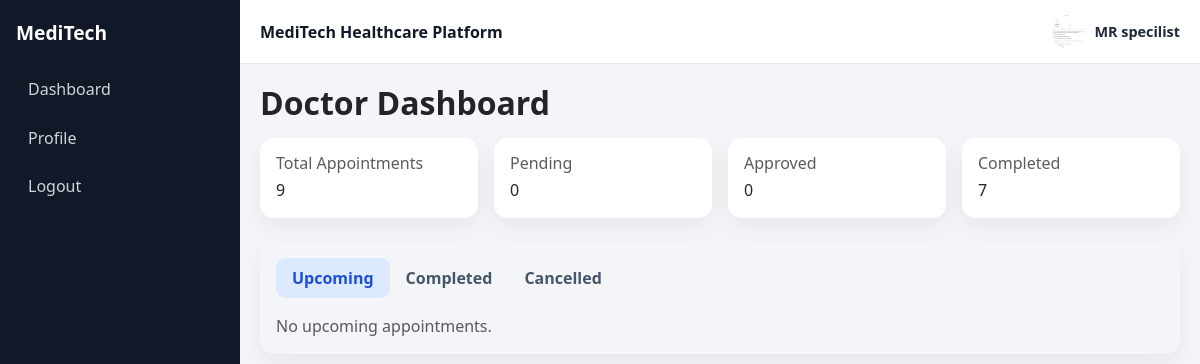
Page /doctor/dashboard (signed in) on the committed database.
### models.py (models this page shows)
class User(UserMixin, db.Model):
    __tablename__ = "users"
    id = db.Column(db.Integer, primary_key=True)
    full_name = db.Column(db.String(120), nullable=False)
    email = db.Column(db.String(120), unique=True, nullable=False)
    password_hash = db.Column(db.String(255), nullable=False)
    profile_image = db.Column(db.String(255), nullable=True)
    role = db.Column(db.String(20), nullable=False)  # patient | doctor | admin
    doctor_status = db.Column(
        db.String(20),
        nullable=False,
        default="approved",
    )  # approved | pending | rejected
    created_at = db.Column(db.DateTime, nullable=False, default=datetime.utcnow)
    patient_appointments = db.relationship(
        "Appointment",
        foreign_keys="Appointment.patient_id",
        backref="patient",
        lazy=True,
    )
    doctor_appointments = db.relationship(
        "Appointment",
        foreign_keys="Appointment.doctor_id",
        backref="doctor",
        lazy=True,
    )

### routes/doctor.py (the view)
@doctor_bp.route("/dashboard")
@login_required
def dashboard():
    if current_user.role != "doctor":
        flash("Access denied: Doctor account required.", "danger")
        return redirect(url_for("home"))
    appointments = (
        Appointment.query.filter_by(doctor_id=current_user.id)
        .order_by(Appointment.appointment_date.desc(), Appointment.appointment_time.desc())
        .all()
    )
    now = datetime.now()
    for appointment in appointments:
        appointment.scheduled_at = datetime.combine(appointment.appointment_date, appointment.appointment_time)
        appointment.call_available = (
            appointment.status == "approved"
            and bool(appointment.room_id)
            and now >= appointment.scheduled_at
        )
        appointment.remaining_to_call = ""
        if appointment.status == "approved" and appointment.scheduled_at > now:
            seconds_left = int((appointment.scheduled_at - now).total_seconds())
            appointment.remaining_to_call = _format_remaining_seconds(seconds_left)
    total_appointments = len(appointments)
    pending_count = sum(1 for appointment in appointments if appointment.status == "pending")
    approved_count = sum(1 for appointment in appointments if appointment.status == "approved")
    completed_count = sum(1 for appointment in appointments if appointment.status == "completed")
    return render_template(
        "doctor/dashboard.html",
        appointments=appointments,
        total_appointments=total_appointments,
        pending_count=pending_count,
        approved_count=approved_count,
        completed_count=completed_count,
    )

### templates/doctor/dashboard.html (shortened to what this page needs)
{% extends "base.html" %}
{% block content %}
<div class="d-flex justify-content-between align-items-center mb-3">
	<h2 class="page-title mb-0">Doctor Dashboard</h2>
</div>
<div class="row g-3 mb-4">
	<div class="col-md-6 col-xl-3">
		<div class="metric-card h-100 p-3">
			<h6 class="text-muted mb-1">Total Appointments</h6>
			<div class="metric-value">{{ total_appointments }}</div>
		</div>
	</div>
	<div class="col-md-6 col-xl-3">
		<div class="metric-card h-100 p-3">
			<h6 class="text-muted mb-1">Pending</h6>
			<div class="metric-value">{{ pending_count }}</div>
		</div>
	</div>
	<div class="col-md-6 col-xl-3">
		<div class="metric-card h-100 p-3">
			<h6 class="text-muted mb-1">Approved</h6>
			<div class="metric-value">{{ approved_count }}</div>
		</div>
	</div>
	<div class="col-md-6 col-xl-3">
		<div class="metric-card h-100 p-3">
			<h6 class="text-muted mb-1">Completed</h6>
			<div class="metric-value">{{ completed_count }}</div>
		</div>
	</div>
</div>
<div id="appointments" class="saas-card p-3">
	<ul class="nav dashboard-tabs mb-3" id="doctorTabs" role="tablist">
		<li class="nav-item" role="presentation">
			<button class="nav-link active" id="upcoming-tab" data-bs-toggle="tab" data-bs-target="#upcoming-pane" type="button" role="tab">Upcoming</button>
		</li>
		<li class="nav-item" role="presentation">
			<button class="nav-link" id="completed-tab" data-bs-toggle="tab" data-bs-target="#completed-pane" type="button" role="tab">Completed</button>
		</li>
		<li class="nav-item" role="presentation">
			<button class="nav-link" id="cancelled-tab" data-bs-toggle="tab" data-bs-target="#cancelled-pane" type="button" role="tab">Cancelled</button>
		</li>
	</ul>
	<div class="tab-content">
		<div class="tab-pane fade show active" id="upcoming-pane" role="tabpanel">
			{% set state = namespace(has_upcoming=false) %}
			{% if not state.has_upcoming %}
				<div class="text-muted">No upcoming appointments.</div>
			{% endif %}
		</div>
			{% set state = namespace(has_completed=false) %}
			{% set state = namespace(has_cancelled=false) %}
	</div>
</div>
{% endblock %}

### templates/base.html (shortened to what this page needs)
<!doctype html>
<html lang="en">
<head>
    <link href="https://cdn.jsdelivr.net/npm/bootstrap@5.3.3/dist/css/bootstrap.min.css" rel="stylesheet">
    <link rel="stylesheet" href="{{ url_for('static', filename='css/style.css') }}">
</head>
<body>
{% if current_user.is_authenticated %}
    {% if current_user.role == 'doctor' %}
        {% set dashboard_url = url_for('doctor.dashboard') %}
    {% elif current_user.role == 'patient' %}
        {% set dashboard_url = url_for('patient.dashboard') %}
    {% elif current_user.role == 'admin' %}
        {% set dashboard_url = url_for('admin.dashboard') %}
    {% else %}
        {% set dashboard_url = url_for('dashboard') %}
    {% endif %}
    <div class="app-shell">
        <aside id="appSidebar" class="app-sidebar">
            <div class="sidebar-brand">MediTech</div>
            <nav class="sidebar-nav">
                <a class="sidebar-link" href="{{ dashboard_url }}">Dashboard</a>
                <a class="sidebar-link" href="{{ url_for('profile.profile') }}">Profile</a>
                <a class="sidebar-link" href="{{ url_for('auth.logout') }}">Logout</a>
            </nav>
        </aside>
        <div class="app-content-wrap">
            <header class="app-topbar">
                <div class="d-flex align-items-center gap-2">
                    <div class="app-name">MediTech Healthcare Platform</div>
                </div>
                <a class="profile-chip" href="{{ url_for('profile.profile') }}">
                    {% if current_user.profile_image %}
                        <img src="{{ url_for('static', filename=current_user.profile_image) }}" alt="Profile" class="profile-chip-image">
                    {% else %}
                        <span class="profile-chip-fallback">{{ current_user.full_name[:1]|upper }}</span>
                    {% endif %}
                    <span class="profile-chip-name">{{ current_user.full_name }}</span>
                </a>
            </header>
            <main class="app-main">
{% endif %}
    {% block content %}{% endblock %}
</main>
{% if current_user.is_authenticated %}
        </div>
    </div>
{% endif %}
</body>
</html>

### static/css/style.css (style rules this page uses)
body { background-color: #f8f9fa; }
.app-shell { display: flex; min-height: 100vh; background: #f3f5f9; }
.app-sidebar { width: 240px; background: #111827; color: #fff; padding: 1.2rem 1rem; position: sticky; top: 0; height: 100vh; }
.sidebar-brand { font-weight: 700; font-size: 1.2rem; margin-bottom: 1.25rem; }
.sidebar-nav { display: flex; flex-direction: column; gap: 0.45rem; }
.sidebar-link { text-decoration: none; color: #d1d5db; border-radius: 0.6rem; padding: 0.55rem 0.75rem; transition: background-color 0.2s ease; }
.app-content-wrap { flex: 1; display: flex; flex-direction: column; min-width: 0; }
.app-topbar { height: 64px; background: #fff; border-bottom: 1px solid #e5e7eb; display: flex; align-items: center; justify-content: space-between; padding: 0 1.25rem; }
.app-name { font-weight: 700; color: #111827; }
.app-main { flex: 1; padding: 1.25rem; }
.profile-chip { display: inline-flex; align-items: center; gap: 0.55rem; text-decoration: none; color: #1f2937; }
.profile-chip-image, .profile-chip-fallback { width: 34px; height: 34px; border-radius: 50%; display: inline-flex; align-items: center; justify-content: center; object-fit: cover; }
.profile-chip-name { font-size: 0.9rem; font-weight: 600; }
.saas-card { border: 0; border-radius: 0.9rem; box-shadow: 0 10px 24px rgba(15, 23, 42, 0.06); }
.metric-card { border: 0; border-radius: 0.85rem; background: #fff; box-shadow: 0 8px 22px rgba(15, 23, 42, 0.06); }
.dashboard-tabs .nav-link { border: 0; border-radius: 0.6rem; color: #475569; font-weight: 600; }
.dashboard-tabs .nav-link.active { background: #dbeafe; color: #1d4ed8; }
.page-title { font-weight: 700; margin-bottom: 0; }

### rows in the picture
User: profile_image (picture), full_name "MR specilist"

### other values in the picture
{{ total_appointments }} "9"
{{ pending_count }} "0"
{{ approved_count }} "0"
{{ completed_count }} "7"
